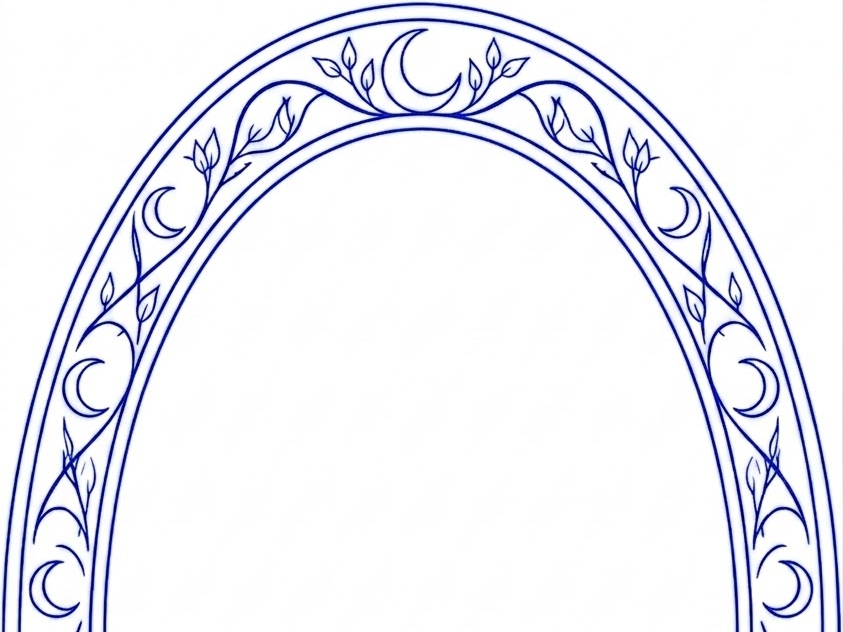
#> input picture assets/request-face-frame.png, 843 x 632 px
$ python generate_rules_art.py
#> lines starting #> are read from the running program, lines starting #| are printed output that depends on the picture; after the words box and inside, x2 and y2 are one past the last pixel; in counts of white or black regions, pixels touching at a corner belong together
"""PNG samples of PnP components for the rules booklet."""
from __future__ import annotations

import random
from pathlib import Path

from PIL import Image, ImageDraw, ImageFont

ROOT = Path(__file__).resolve().parents[1]
OUT = ROOT / "assets" / "rules"
ASSETS = ROOT / "assets"

DPI = 200
MM = DPI / 25.4

REQ_W = int(round(88.0 * MM))
REQ_H = int(round(63.0 * MM))
LET_W = int(round(44.1 * MM))
LET_H = int(round(57.0 * MM))
VOTE_W = REQ_W
VOTE_H = REQ_H

FRAME_SIDE_FR = 0.11
FRAME_EDGE_MM = 3.5
LETTER_PAD_MM = 2.0
VOTE_PAD_MM = 2.4
STACK_GAP_MM = 3.0

BORDER = (0xC0, 0xC0, 0xC0, 255)
INK = (0x1A, 0x1A, 0x1A, 255)
TABLE = (0xF4, 0xF1, 0xEA, 255)
WHITE = (255, 255, 255, 255)

VOTE_RED = (0xC6, 0x28, 0x28, 255)
VOTE_BLUE = (0x15, 0x65, 0xC0, 255)
VOTE_GREEN = (0x2E, 0x7D, 0x32, 255)
VOTE_ORANGE = (0xEF, 0x6C, 0x00, 255)

FACE_SAMPLE = "Расскажи чем испугать всех"
BACK_SAMPLE = "соседей сверху"
LETTER_SAMPLE = "С"
VOTE_TITLE = "Ты восхитителен"

FACE_FRAME = ASSETS / "request-face-frame.png"
BACK_FRAME = ASSETS / "request-back-frame.png"
FONT_DIR = Path(r"C:\Windows\Fonts")


def _font(name: str, size: int) -> ImageFont.FreeTypeFont | ImageFont.ImageFont:
    path = FONT_DIR / name
    try:
        return ImageFont.truetype(str(path), size)
    except OSError:
        return ImageFont.load_default()


def _word_width(word: str, font: ImageFont.ImageFont) -> float:
    return float(font.getlength(word))


def fit_size(text: str, max_w: int, max_px: int, *, bold: bool = True, min_px: int = 11) -> int:
    words = [w for w in text.replace("\n", " ").split(" ") if w]
    if not words:
        return max_px
    name = "arialbd.ttf" if bold else "arial.ttf"
    size = max_px
    while size > min_px:
        font = _font(name, size)
        if max(_word_width(w, font) for w in words) <= max_w:
            return size
        size -= 1
    return min_px


def wrap_lines(text: str, font: ImageFont.ImageFont, max_w: int) -> list[str]:
    words = text.split()
    lines: list[str] = []
    cur = ""
    for w in words:
        trial = w if not cur else f"{cur} {w}"
        if _word_width(trial, font) <= max_w:
            cur = trial
        else:
            if cur:
                lines.append(cur)
            cur = w
    if cur:
        lines.append(cur)
    return lines or [text]


def _stroke(draw: ImageDraw.ImageDraw, w: int, h: int) -> None:
    draw.rectangle((0, 0, w - 1, h - 1), outline=BORDER, width=2)


def _blank(w: int, h: int) -> Image.Image:
    img = Image.new("RGBA", (w, h), WHITE)
    _stroke(ImageDraw.Draw(img), w, h)
    return img


def request_card(text: str, *, face: bool) -> Image.Image:
    src = FACE_FRAME if face else BACK_FRAME
    base = Image.open(src).convert("RGBA").resize((REQ_W, REQ_H), Image.Resampling.LANCZOS)
    img = Image.new("RGBA", (REQ_W, REQ_H), WHITE)
    img.alpha_composite(base)
    draw = ImageDraw.Draw(img)
    _stroke(draw, REQ_W, REQ_H)

    side = int(round(REQ_W * FRAME_SIDE_FR))
    edge = int(round(FRAME_EDGE_MM * MM))
    inner_w = REQ_W - 2 * side
    px = fit_size(text, inner_w, 56, bold=True)
    font = _font("arialbd.ttf", px)
    lines = wrap_lines(text, font, inner_w)
    line_h = px + 4
    block_h = line_h * len(lines)
    if face:
        y = REQ_H - edge - block_h
    else:
        y = edge
    for line in lines:
        tw = _word_width(line, font)
        x = (REQ_W - tw) / 2
        draw.text((x, y), line, font=font, fill=INK)
        y += line_h
    return img


def letter_card(ch: str) -> Image.Image:
    img = _blank(LET_W, LET_H)
    draw = ImageDraw.Draw(img)
    text = ch.upper()
    pad = int(round(LETTER_PAD_MM * MM))
    inner_w = LET_W - 2 * pad
    inner_h = LET_H - 2 * pad
    # pt→px at this DPI; start from a high cap and shrink to ink bbox.
    max_px = int(round(inner_h * 0.92))
    size = max_px
    while size > 12:
        font = _font("arialbd.ttf", size)
        bbox = draw.textbbox((0, 0), text, font=font)
        tw, th = bbox[2] - bbox[0], bbox[3] - bbox[1]
        if tw <= inner_w and th <= inner_h:
            break
        size -= 1
    font = _font("arialbd.ttf", size)
    bbox = draw.textbbox((0, 0), text, font=font)
    tw, th = bbox[2] - bbox[0], bbox[3] - bbox[1]
    x = (LET_W - tw) / 2 - bbox[0]
    y = (LET_H - th) / 2 - bbox[1]
    draw.text((x, y), text, font=font, fill=INK)
    return img


def vote_card(color: tuple[int, int, int, int], player: int) -> Image.Image:
    img = _blank(VOTE_W, VOTE_H)
    draw = ImageDraw.Draw(img)
    pad = int(round(VOTE_PAD_MM * MM))
    inner = VOTE_W - 2 * pad
    title_px = fit_size(VOTE_TITLE, inner, 56, bold=True)
    title_font = _font("arialbd.ttf", title_px)
    sub_font = _font("arial.ttf", 20)
    lines = wrap_lines(VOTE_TITLE, title_font, inner)
    sub = f"Игрок {player}"
    line_h = title_px + 2
    sub_h = 24
    block_h = line_h * len(lines) + 10 + sub_h
    y = (VOTE_H - block_h) / 2
    for line in lines:
        w = _word_width(line, title_font)
        draw.text(((VOTE_W - w) / 2, y), line, font=title_font, fill=color)
        y += line_h
    y += 10
    sw = _word_width(sub, sub_font)
    draw.text(((VOTE_W - sw) / 2, y), sub, font=sub_font, fill=color)
    return img


def request_pair(face: Image.Image, back: Image.Image) -> Image.Image:
    gap = int(round(STACK_GAP_MM * MM))
    img = Image.new("RGBA", (REQ_W, REQ_H * 2 + gap), (255, 255, 255, 0))
    img.paste(face, (0, 0))
    img.paste(back, (0, REQ_H + gap))
    return img


def card_stack(card: Image.Image, n: int = 4, dx: int = 7, dy: int = -5) -> Image.Image:
    """Offset pile, 3–5 cards. Front card on top."""
    n = max(3, min(5, n))
    w, h = card.size
    extra_x = abs(dx) * (n - 1)
    extra_y = abs(dy) * (n - 1)
    canvas = Image.new("RGBA", (w + extra_x, h + extra_y), (0, 0, 0, 0))
    for i in range(n - 1, -1, -1):
        x = i * dx if dx >= 0 else extra_x + i * dx
        y = (n - 1 - i) * abs(dy) if dy < 0 else i * dy
        canvas.alpha_composite(card, (x, y))
    return canvas


def duplex_pair(left: Image.Image, right: Image.Image) -> Image.Image:
    """Face (or letter) | ↔ | back, aligned to the bottom of the taller side."""
    gap = int(round(4 * MM))
    arrow_w = int(round(14 * MM))
    h = max(left.height, right.height)
    w = left.width + gap + arrow_w + gap + right.width
    img = Image.new("RGBA", (w, h), WHITE)
    ly = h - left.height
    ry = h - right.height
    img.alpha_composite(left.convert("RGBA"), (0, ly))
    img.alpha_composite(right.convert("RGBA"), (left.width + gap + arrow_w + gap, ry))
    draw = ImageDraw.Draw(img)
    font = _font("arialbd.ttf", int(round(18 * MM)))
    arrow = "↔"
    tw = _word_width(arrow, font)
    ax = left.width + gap + (arrow_w - tw) / 2
    ay = (h - 18 * MM) / 2
    draw.text((ax, ay), arrow, font=font, fill=INK)
    return img


def letter_answer_row() -> Image.Image:
    """Blank joker + О П А in one row (illustration for «Составление ответа»)."""
    cards = [_blank(LET_W, LET_H), letter_card("О"), letter_card("П"), letter_card("А")]
    gap = int(round(3 * MM))
    w = len(cards) * LET_W + (len(cards) - 1) * gap
    img = Image.new("RGBA", (w, LET_H), WHITE)
    x = 0
    for card in cards:
        img.alpha_composite(card.convert("RGBA"), (x, 0))
        x += LET_W + gap
    return img


def _rotated_aabb(
    cx: float, cy: float, w: float, h: float, angle_deg: float, pad: float = 0.0
) -> tuple[float, float, float, float]:
    import math

    a = math.radians(angle_deg)
    cos_a, sin_a = math.cos(a), math.sin(a)
    hw, hh = w / 2, h / 2
    xs, ys = [], []
    for x, y in ((-hw, -hh), (hw, -hh), (hw, hh), (-hw, hh)):
        xs.append(cx + x * cos_a - y * sin_a)
        ys.append(cy + x * sin_a + y * cos_a)
    return (min(xs) - pad, min(ys) - pad, max(xs) + pad, max(ys) + pad)


def _aabb_overlap(
    a: tuple[float, float, float, float], b: tuple[float, float, float, float]
) -> bool:
    return not (a[2] < b[0] or a[0] > b[2] or a[3] < b[1] or a[1] > b[3])


def _paste_rotated(scene: Image.Image, card: Image.Image, cx: int, cy: int, angle: float) -> None:
    rot = card.rotate(angle, expand=True, resample=Image.Resampling.BICUBIC)
    x = int(cx - rot.width / 2)
    y = int(cy - rot.height / 2)
    scene.alpha_composite(rot, (x, y))


def setup_table() -> Image.Image:
    rng = random.Random(42)
    w, h = int(200 * MM), int(130 * MM)
    scene = Image.new("RGBA", (w, h), TABLE)
    letters = ["С", "В", "Е", "Т", "М", "О", "Й", "З", "Р", "К", "А", "Л"]
    face = request_card(FACE_SAMPLE, face=True)
    back = request_card(BACK_SAMPLE, face=False)
    req_scale = 0.42
    req_size = (int(REQ_W * req_scale), int(REQ_H * req_scale))
    small_face = face.resize(req_size, Image.Resampling.LANCZOS)
    small_back = back.resize(req_size, Image.Resampling.LANCZOS)
    # Open request: face above remaining deck (backs), as in the booklet diagrams.
    deck_x, deck_y = int(w * 0.50), int(h * 0.28)
    for i in range(5):
        _paste_rotated(scene, small_back, deck_x + i * 4, deck_y - i * 3, 0)
    _paste_rotated(scene, small_face, deck_x, deck_y - req_size[1] - 6, 0)

    vote_scale = 0.34
    votes = [
        (vote_card(VOTE_RED, 1), 0.09, 0.11, -8),
        (vote_card(VOTE_BLUE, 2), 0.91, 0.11, 9),
        (vote_card(VOTE_GREEN, 3), 0.09, 0.90, 7),
        (vote_card(VOTE_ORANGE, 4), 0.91, 0.90, -11),
    ]
    vote_pad = int(round(6 * MM))
    vote_boxes = []
    for card, px, py, ang in votes:
        small = card.resize(
            (int(VOTE_W * vote_scale), int(VOTE_H * vote_scale)),
            Image.Resampling.LANCZOS,
        )
        cx, cy = int(w * px), int(h * py)
        _paste_rotated(scene, small, cx, cy, ang)
        vote_boxes.append(
            _rotated_aabb(cx, cy, small.width, small.height, ang, pad=vote_pad)
        )

    positions = [
        (0.42, 0.52, -18),
        (0.48, 0.58, 12),
        (0.54, 0.52, -8),
        (0.60, 0.58, 22),
        (0.51, 0.64, -14),
        (0.45, 0.64, 6),
        (0.57, 0.64, -22),
        (0.50, 0.58, 10),
        (0.55, 0.55, -6),
        (0.47, 0.55, 16),
        (0.43, 0.59, 8),
        (0.59, 0.61, -12),
    ]
    let_scale = 0.38
    small_letters = [
        letter_card(ch).resize(
            (int(LET_W * let_scale), int(LET_H * let_scale)), Image.Resampling.LANCZOS
        )
        for ch in letters
    ]
    for (px, py, ang), card in zip(positions, small_letters):
        jitter = rng.randint(-8, 8)
        cx = int(w * px) + jitter
        cy = int(h * py)
        box = _rotated_aabb(cx, cy, card.width, card.height, ang, pad=vote_pad)
        if any(_aabb_overlap(box, vb) for vb in vote_boxes):
            cx, cy = int(w * 0.50), int(h * 0.58)
            box = _rotated_aabb(cx, cy, card.width, card.height, ang, pad=vote_pad)
            if any(_aabb_overlap(box, vb) for vb in vote_boxes):
                continue
        _paste_rotated(scene, card, cx, cy, ang)

    rgb = Image.new("RGB", scene.size, (255, 255, 255))
    rgb.paste(scene, mask=scene.split()[3])
    return rgb


def save_rgba(img: Image.Image, path: Path) -> None:
    rgb = Image.new("RGB", img.size, (255, 255, 255))
    rgb.paste(img, mask=img.split()[3] if img.mode == "RGBA" else None)
    rgb.save(path, "PNG")


def build() -> Path:
    OUT.mkdir(parents=True, exist_ok=True)
    face = request_card(FACE_SAMPLE, face=True)
#> in request_card, `img = Image.new("RGBA", (REQ_W, REQ_H), WHITE)`: img: PIL image 693x496 RGBA; every value is 255
#> after the loop in request_card, `for line in lines:`: y = 468
    back = request_card(BACK_SAMPLE, face=False)
#> call 2 of request_card, with text = 'соседей сверху', face = False
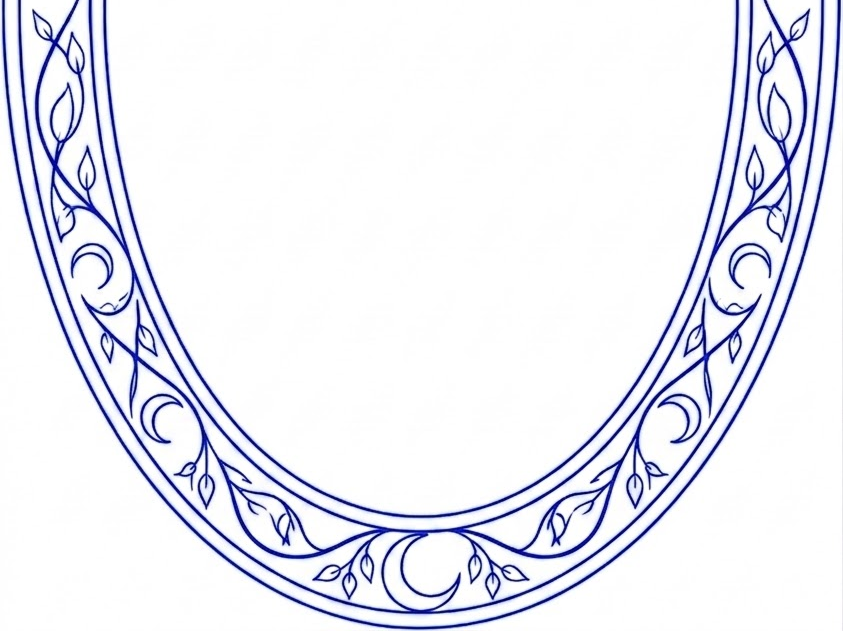
#> input picture assets/request-back-frame.png, 843 x 631 px
#> in request_card (call 2), `base = Image.open(src).convert("RGBA").resize((REQ_W, REQ_H), Image.Re..`:
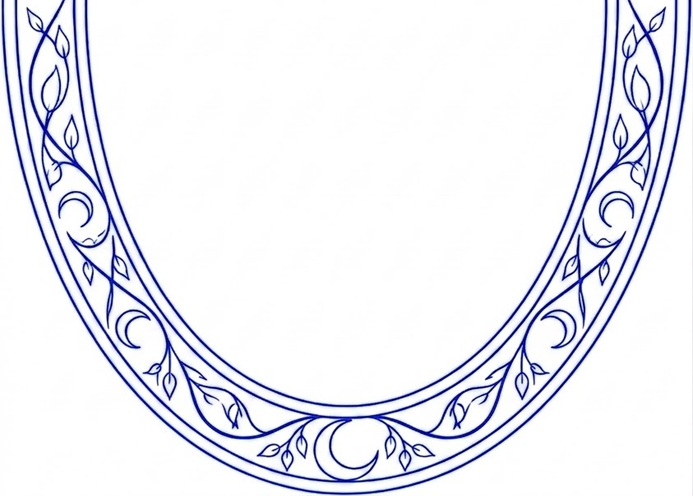
#> base: PIL image 693x496 RGBA; mean R, G, B, A 235.8, 236.8, 244.3, 255
#> after the loop in request_card (call 2), `for line in lines:`: y = 88
    save_rgba(face, OUT / "card-request-face.png")
#> in save_rgba, `rgb = Image.new("RGB", img.size, (255, 255, 255))`: rgb: PIL image 693x496 RGB; every value is 255
    save_rgba(back, OUT / "card-request-back.png")
    save_rgba(request_pair(face, back), OUT / "card-request-pair.png")
#> in save_rgba (call 3), `rgb = Image.new("RGB", img.size, (255, 255, 255))`: rgb: PIL image 693x1016 RGB; every value is 255
    face_stack = card_stack(face, 4)
#> in card_stack, `canvas = Image.new("RGBA", (w + extra_x, h + extra_y), (0, 0, 0, 0))`: canvas: PIL image 714x511 RGBA; every value is 0
    back_stack = card_stack(back, 4)
    save_rgba(duplex_pair(face_stack, back_stack), OUT / "card-request-duplex.png")
#> in duplex_pair, `img = Image.new("RGBA", (w, h), WHITE)`: img: PIL image 1600x511 RGBA; every value is 255
#> in save_rgba (call 4), `rgb = Image.new("RGB", img.size, (255, 255, 255))`: rgb: PIL image 1600x511 RGB; every value is 255
    letter = letter_card(LETTER_SAMPLE)
#> in _blank, `img = Image.new("RGBA", (w, h), WHITE)`: img: PIL image 347x449 RGBA; every value is 255
#> the loop in letter_card, `while size > 12:` made 1 pass
#> (bbox, tw, th) on pass 1: ((0, 72, 268, 362), 268, 290)
#> after the loop in letter_card, `while size > 12:`: size = 384
#> in letter_card, `x = (LET_W - tw) / 2 - bbox[0]`: x = 39.5
#> in letter_card, `y = (LET_H - th) / 2 - bbox[1]`: y = 7.5
    joker = _blank(LET_W, LET_H)
    save_rgba(letter, OUT / "card-letter.png")
#> in save_rgba (call 5), `rgb = Image.new("RGB", img.size, (255, 255, 255))`: rgb: PIL image 347x449 RGB; every value is 255
    save_rgba(joker, OUT / "card-letter-joker.png")
#> in save_rgba (call 6), `rgb.paste(img, mask=img.split()[3] if img.mode == "RGBA" else None)`:
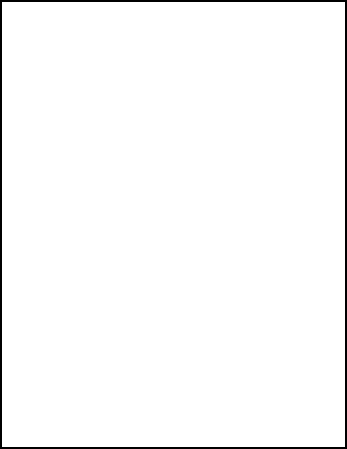
#> rgb: PIL image 347x449 RGB; values 192 (black) and 255 (white), 98% white; 1 black region, box (x1, y1, x2, y2) and area: (0, 0, 347, 449) 3168
    save_rgba(
        duplex_pair(card_stack(letter, 4), card_stack(joker, 4)),
        OUT / "card-letter-duplex.png",
    )
#> in card_stack (call 3), `canvas = Image.new("RGBA", (w + extra_x, h + extra_y), (0, 0, 0, 0))`: canvas: PIL image 368x464 RGBA; every value is 0
#> call 4 of card_stack, with n = 4, dx = 7, dy = -5
#> in card_stack (call 4), `n = max(3, min(5, n))`: n = 4
#> in card_stack (call 4), `extra_x = abs(dx) * (n - 1)`: extra_x = 21
#> in card_stack (call 4), `extra_y = abs(dy) * (n - 1)`: extra_y = 15
#> the loop in card_stack (call 4), `for i in range(n - 1, -1, -1):` made 4 passes
#> (x, y) on passes 1 to 4: (21, 0), (14, 5), (7, 10), (0, 15)
#> after the loop in card_stack (call 4), `for i in range(n - 1, -1, -1):`:
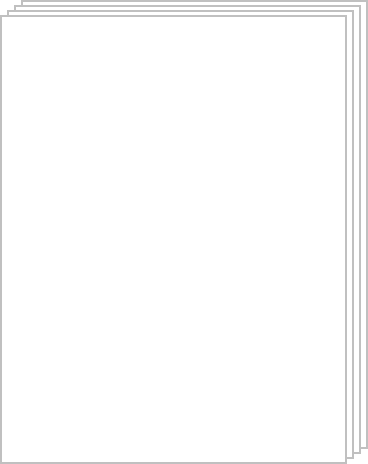
#> canvas: PIL image 368x464 RGBA; mean R, G, B, A 251.4, 251.4, 251.4, 254.4; transparent parts drawn white
#> in duplex_pair (call 2), `gap = int(round(4 * MM))`: gap = 31
#> in duplex_pair (call 2), `w = left.width + gap + arrow_w + gap + right.width`: w = 908
#> in duplex_pair (call 2), `img = Image.new("RGBA", (w, h), WHITE)`: img: PIL image 908x464 RGBA; every value is 255
#> in duplex_pair (call 2), `img.alpha_composite(right.convert("RGBA"), (left.width + gap + arrow_w..`:
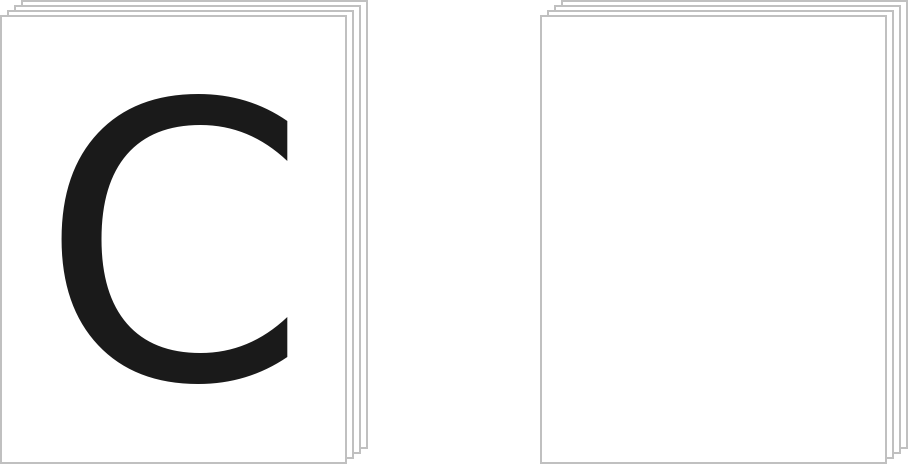
#> img: PIL image 908x464 RGBA; mean R, G, B, A 241.7, 241.7, 241.7, 255
#> in duplex_pair (call 2), `ax = left.width + gap + (arrow_w - tw) / 2`: ax = 394.5
#> in save_rgba (call 7), `rgb = Image.new("RGB", img.size, (255, 255, 255))`: rgb: PIL image 908x464 RGB; every value is 255
    save_rgba(letter_answer_row(), OUT / "card-letter-answer.png")
#> the loop in letter_card (call 2), `while size > 12:` made 1 pass
#> (bbox, tw, th) on pass 1: ((0, 72, 302, 362), 302, 290)
#> in letter_answer_row, `w = len(cards) * LET_W + (len(cards) - 1) * gap`: w = 1460
#> in letter_answer_row, `img = Image.new("RGBA", (w, LET_H), WHITE)`: img: PIL image 1460x449 RGBA; every value is 255
#> the loop in letter_answer_row, `for card in cards:` made 4 passes
#> x on passes 1 to 4: 371, 742, 1113, 1484
#> after the loop in letter_answer_row, `for card in cards:`:
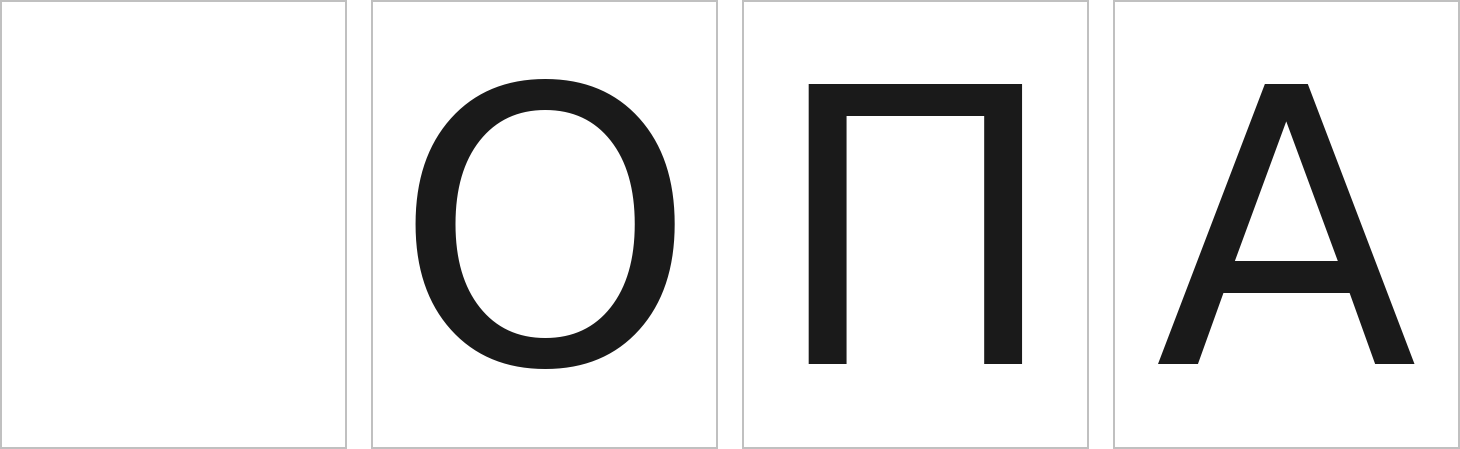
#> img: PIL image 1460x449 RGBA; mean R, G, B, A 226.8, 226.8, 226.8, 255
#> after the loop in letter_answer_row, `for card in cards:`: x = 1484
#> in save_rgba (call 8), `rgb = Image.new("RGB", img.size, (255, 255, 255))`: rgb: PIL image 1460x449 RGB; every value is 255
    vote = vote_card(VOTE_RED, 1)
#> after the loop in vote_card, `for line in lines:`: y = 260
#> in vote_card, `y += 10`: y = 270
    save_rgba(vote, OUT / "card-vote.png")
    save_rgba(card_stack(vote, 4), OUT / "card-vote-stack.png")
#> after the loop in card_stack (call 5), `for i in range(n - 1, -1, -1):`:
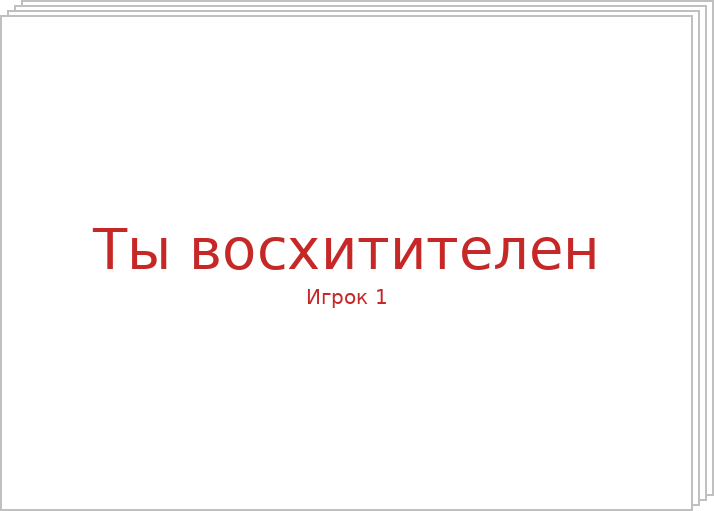
#> canvas: PIL image 714x511 RGBA; mean R, G, B, A 251.8, 249.3, 249.3, 254.7; transparent parts drawn white
#> in save_rgba (call 10), `rgb = Image.new("RGB", img.size, (255, 255, 255))`: rgb: PIL image 714x511 RGB; every value is 255
    setup_table().save(OUT / "setup-table.png", "PNG")
#> the loop in setup_table, `for card, px, py, ang in votes:` made 4 passes
#> (px, py, ang, cx, cy, x in _paste_rotated, y in _paste_rotated, a in _rotated_aabb) on passes 1 to 4: (0.09, 0.11, -8, 141, 112, 12, 12, -0.14), (0.91, 0.11, 9, 1432, 112, 1302, 10, 0.157), (0.09, 0.9, 7, 141, 920, 13, 822, 0.122), (0.91, 0.9, -11, 1432, 920, 1300, 815, -0.192)
#> after the loop in setup_table, `for card, px, py, ang in votes:`: vote_boxes = [(-34.05, -34.54, 316, 258.5), (1255.8, -36.35, 1608.2, 260.3), (-32.86, 775.3, 314.9, 1064.7), (1253.6, 768.1, 1610.4, 1071.9)]
#> in setup_table, `small_letters = [ letter_card(ch).resize( (int(LET_W * let_scale), int..`: small_letters = 12 items
#> the loop in setup_table, `for (px, py, ang), card in zip(positions, small_letters):` made 12 passes
#> (px, py, ang, jitter) on passes 1 to 12: (0.42, 0.52, -18, -5), (0.48, 0.58, 12, -8), (0.54, 0.52, -8, 0), (0.6, 0.58, 22, -1), (0.51, 0.64, -14, -1), (0.45, 0.64, 6, -4), (0.57, 0.64, -22, -5), (0.5, 0.58, 10, -6), (0.55, 0.55, -6, 5), (0.47, 0.55, 16, -7), (0.43, 0.59, 8, -8), (0.59, 0.61, -12, -6)
    return OUT


if __name__ == "__main__":
    path = build()
    print(f"Wrote PNGs in {path}")
#| Wrote PNGs in assets/rules
